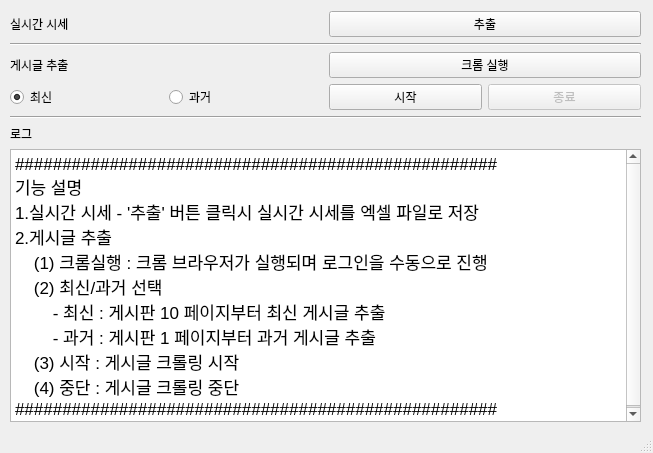
<?xml version="1.0" encoding="UTF-8"?>
<ui version="4.0">
 <class>MainWindow</class>
 <widget class="QMainWindow" name="MainWindow">
  <property name="geometry">
   <rect>
    <x>0</x>
    <y>0</y>
    <width>653</width>
    <height>453</height>
   </rect>
  </property>
  <property name="windowTitle">
   <string>Coinpan Crawler</string>
  </property>
  <widget class="QWidget" name="centralwidget">
   <widget class="QWidget" name="layoutWidget">
    <property name="geometry">
     <rect>
      <x>10</x>
      <y>11</y>
      <width>631</width>
      <height>411</height>
     </rect>
    </property>
    <layout class="QVBoxLayout" name="verticalLayout">
     <item>
      <layout class="QHBoxLayout" name="horizontalLayout">
       <item>
        <widget class="QLabel" name="label_price">
         <property name="text">
          <string>실시간 시세</string>
         </property>
        </widget>
       </item>
       <item>
        <widget class="QPushButton" name="btn_price">
         <property name="text">
          <string>추출</string>
         </property>
        </widget>
       </item>
      </layout>
     </item>
     <item>
      <widget class="Line" name="line">
       <property name="orientation">
        <enum>Qt::Horizontal</enum>
       </property>
      </widget>
     </item>
     <item>
      <layout class="QHBoxLayout" name="horizontalLayout_2">
       <item>
        <widget class="QLabel" name="label_post">
         <property name="text">
          <string>게시글 추출</string>
         </property>
        </widget>
       </item>
       <item>
        <widget class="QPushButton" name="btn_browser">
         <property name="text">
          <string>크롬 실행</string>
         </property>
        </widget>
       </item>
      </layout>
     </item>
     <item>
      <layout class="QHBoxLayout" name="horizontalLayout_3">
       <item>
        <widget class="QRadioButton" name="radio_recent">
         <property name="text">
          <string>최신</string>
         </property>
         <property name="checked">
          <bool>true</bool>
         </property>
        </widget>
       </item>
       <item>
        <widget class="QRadioButton" name="radio_past">
         <property name="text">
          <string>과거</string>
         </property>
        </widget>
       </item>
       <item>
        <widget class="QPushButton" name="btn_start">
         <property name="text">
          <string>시작</string>
         </property>
        </widget>
       </item>
       <item>
        <widget class="QPushButton" name="btn_stop">
         <property name="enabled">
          <bool>false</bool>
         </property>
         <property name="text">
          <string>종료</string>
         </property>
        </widget>
       </item>
      </layout>
     </item>
     <item>
      <widget class="Line" name="line_2">
       <property name="orientation">
        <enum>Qt::Horizontal</enum>
       </property>
      </widget>
     </item>
     <item>
      <widget class="QLabel" name="label_log">
       <property name="text">
        <string>로그</string>
       </property>
      </widget>
     </item>
     <item>
      <widget class="QTextBrowser" name="log_browser">
       <property name="html">
        <string>&lt;!DOCTYPE HTML PUBLIC &quot;-//W3C//DTD HTML 4.0//EN&quot; &quot;http://www.w3.org/TR/REC-html40/strict.dtd&quot;&gt;
&lt;html&gt;&lt;head&gt;&lt;meta name=&quot;qrichtext&quot; content=&quot;1&quot; /&gt;&lt;style type=&quot;text/css&quot;&gt;
p, li { white-space: pre-wrap; }
&lt;/style&gt;&lt;/head&gt;&lt;body style=&quot; font-family:'.AppleSystemUIFont'; font-size:13pt; font-weight:400; font-style:normal;&quot;&gt;
&lt;p style=&quot; margin-top:0px; margin-bottom:0px; margin-left:0px; margin-right:0px; -qt-block-indent:0; text-indent:0px;&quot;&gt;###################################################&lt;/p&gt;
&lt;p style=&quot; margin-top:0px; margin-bottom:0px; margin-left:0px; margin-right:0px; -qt-block-indent:0; text-indent:0px;&quot;&gt;기능 설명&lt;/p&gt;
&lt;p style=&quot; margin-top:0px; margin-bottom:0px; margin-left:0px; margin-right:0px; -qt-block-indent:0; text-indent:0px;&quot;&gt;1.실시간 시세 - '추출' 버튼 클릭시 실시간 시세를 엑셀 파일로 저장&lt;/p&gt;
&lt;p style=&quot; margin-top:0px; margin-bottom:0px; margin-left:0px; margin-right:0px; -qt-block-indent:0; text-indent:0px;&quot;&gt;2.게시글 추출&lt;/p&gt;
&lt;p style=&quot; margin-top:0px; margin-bottom:0px; margin-left:0px; margin-right:0px; -qt-block-indent:0; text-indent:0px;&quot;&gt;    (1) 크롬실행 : 크롬 브라우저가 실행되며 로그인을 수동으로 진행&lt;/p&gt;
&lt;p style=&quot; margin-top:0px; margin-bottom:0px; margin-left:0px; margin-right:0px; -qt-block-indent:0; text-indent:0px;&quot;&gt;    (2) 최신/과거 선택&lt;/p&gt;
&lt;p style=&quot; margin-top:0px; margin-bottom:0px; margin-left:0px; margin-right:0px; -qt-block-indent:0; text-indent:0px;&quot;&gt;        - 최신 : 게시판 10 페이지부터 최신 게시글 추출&lt;/p&gt;
&lt;p style=&quot; margin-top:0px; margin-bottom:0px; margin-left:0px; margin-right:0px; -qt-block-indent:0; text-indent:0px;&quot;&gt;        - 과거 : 게시판 1 페이지부터 과거 게시글 추출&lt;/p&gt;
&lt;p style=&quot; margin-top:0px; margin-bottom:0px; margin-left:0px; margin-right:0px; -qt-block-indent:0; text-indent:0px;&quot;&gt;    (3) 시작 : 게시글 크롤링 시작&lt;/p&gt;
&lt;p style=&quot; margin-top:0px; margin-bottom:0px; margin-left:0px; margin-right:0px; -qt-block-indent:0; text-indent:0px;&quot;&gt;    (4) 중단 : 게시글 크롤링 중단&lt;/p&gt;
&lt;p style=&quot; margin-top:0px; margin-bottom:0px; margin-left:0px; margin-right:0px; -qt-block-indent:0; text-indent:0px;&quot;&gt;###################################################&lt;/p&gt;&lt;/body&gt;&lt;/html&gt;</string>
       </property>
      </widget>
     </item>
    </layout>
   </widget>
  </widget>
  <widget class="QStatusBar" name="statusbar"/>
 </widget>
 <resources/>
 <connections/>
</ui>
